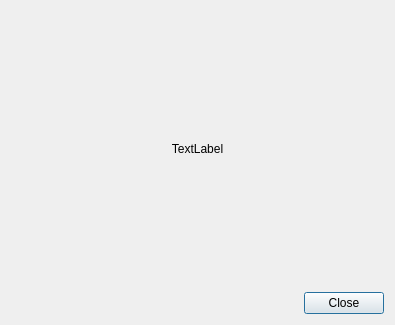
<?xml version="1.0" encoding="UTF-8"?>
<ui version="4.0">
 <class>ImageDialog</class>
 <widget class="QDialog" name="ImageDialog">
  <property name="geometry">
   <rect>
    <x>0</x>
    <y>0</y>
    <width>395</width>
    <height>325</height>
   </rect>
  </property>
  <property name="windowTitle">
   <string>Dialog</string>
  </property>
  <layout class="QVBoxLayout" name="verticalLayout">
   <item>
    <widget class="QLabel" name="label">
     <property name="text">
      <string>TextLabel</string>
     </property>
     <property name="alignment">
      <set>Qt::AlignCenter</set>
     </property>
    </widget>
   </item>
   <item>
    <widget class="QDialogButtonBox" name="buttonBox">
     <property name="orientation">
      <enum>Qt::Horizontal</enum>
     </property>
     <property name="standardButtons">
      <set>QDialogButtonBox::Close</set>
     </property>
    </widget>
   </item>
  </layout>
 </widget>
 <resources/>
 <connections>
  <connection>
   <sender>buttonBox</sender>
   <signal>accepted()</signal>
   <receiver>ImageDialog</receiver>
   <slot>accept()</slot>
   <hints>
    <hint type="sourcelabel">
     <x>248</x>
     <y>254</y>
    </hint>
    <hint type="destinationlabel">
     <x>157</x>
     <y>274</y>
    </hint>
   </hints>
  </connection>
  <connection>
   <sender>buttonBox</sender>
   <signal>rejected()</signal>
   <receiver>ImageDialog</receiver>
   <slot>reject()</slot>
   <hints>
    <hint type="sourcelabel">
     <x>316</x>
     <y>260</y>
    </hint>
    <hint type="destinationlabel">
     <x>286</x>
     <y>274</y>
    </hint>
   </hints>
  </connection>
 </connections>
</ui>
